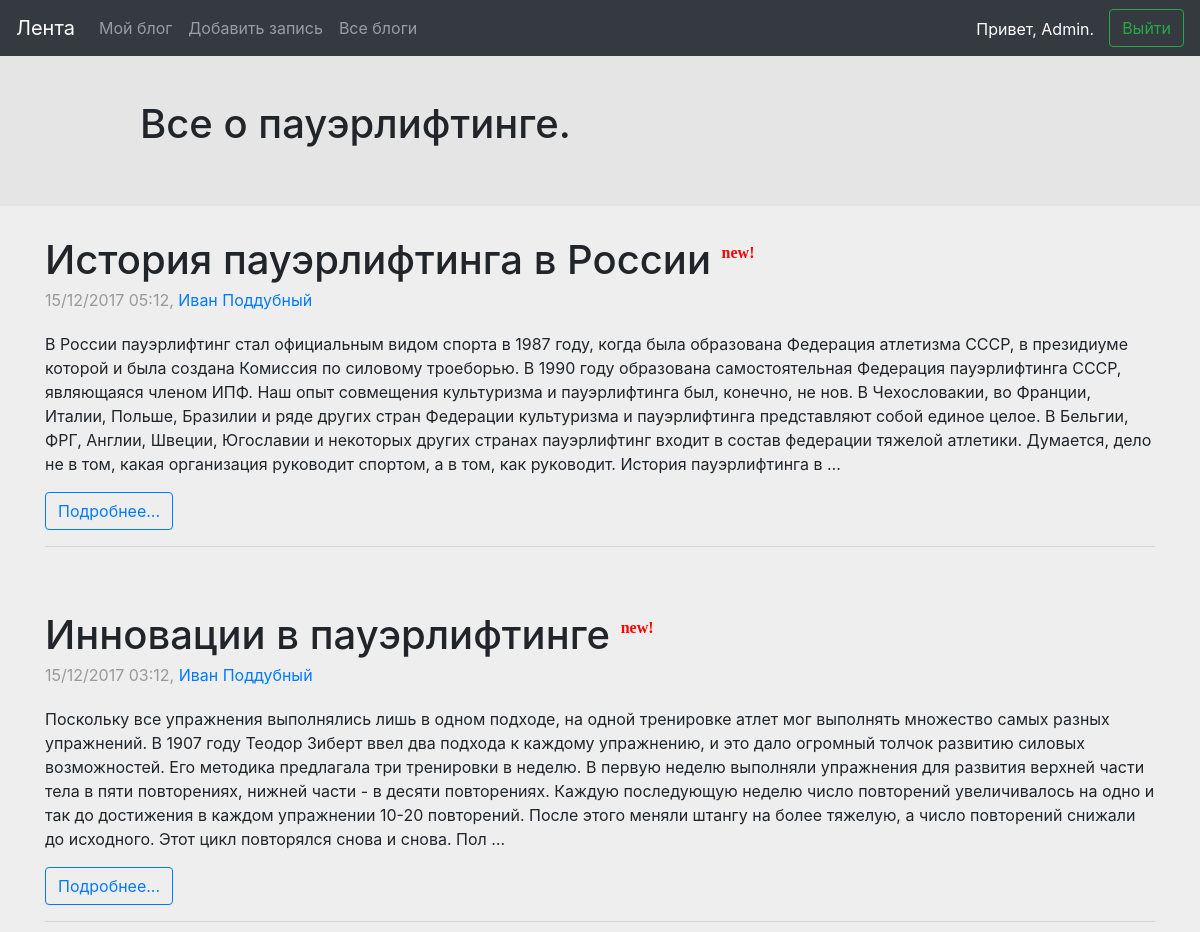
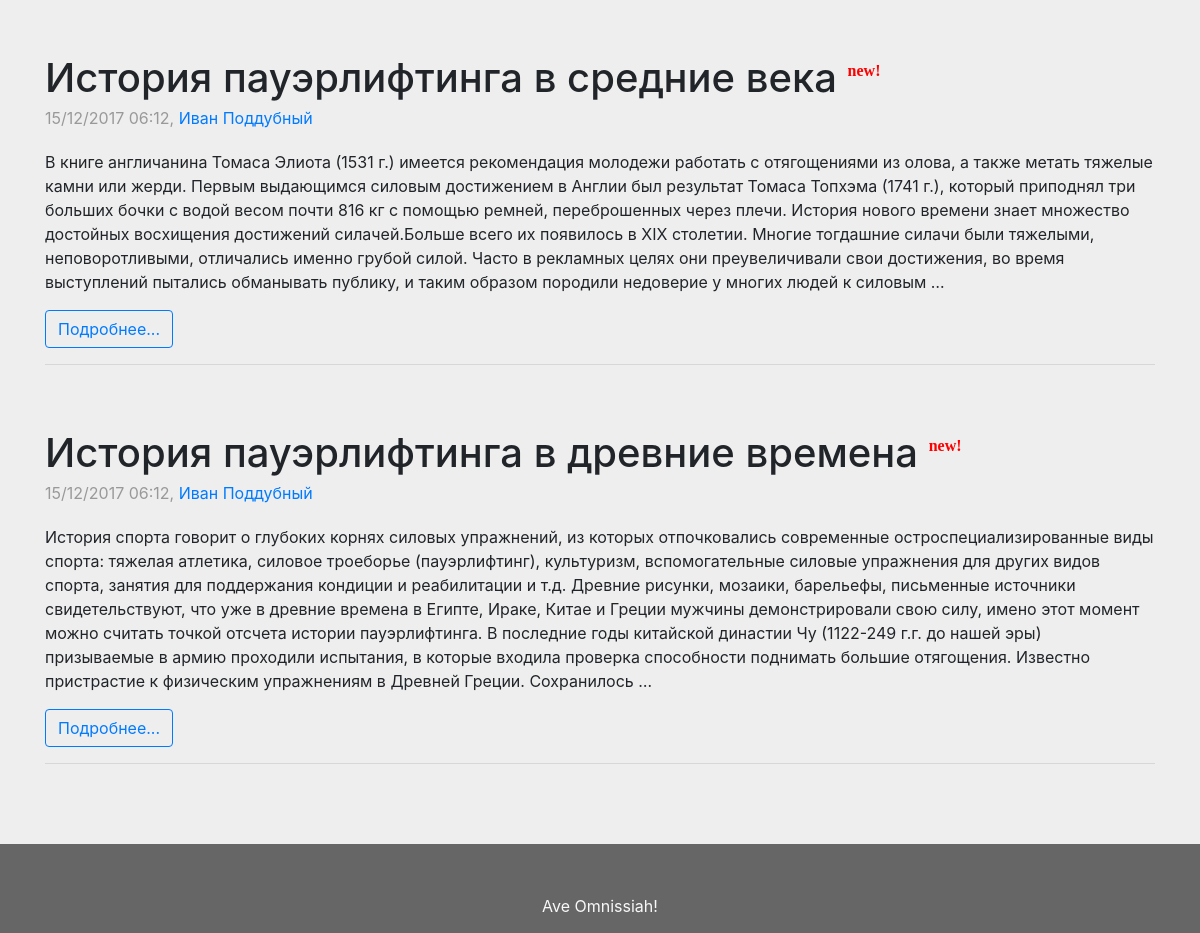
/2/ (signed in), run on the app's committed database (2 pictures, top to bottom).
### users/models.py (models this page shows, shortened)
class Users(models.Model):
    user = models.OneToOneField(User, null=True)
    blog_name = models.CharField(max_length=200, blank=True, verbose_name='Название блога')
    subscribes = models.ManyToManyField('Users', related_name='subscribers', verbose_name='Подписки', blank=True)
    viewed_records = models.ManyToManyField(Record, related_name='viewers', verbose_name='Просмотренные', blank=True)
    @property
    def get_viewed_ids(self):
        ids =self.viewed_records.all().values_list('id', flat=True)
        return list(ids)

### blogs/models.py (models this page shows, shortened)
class Record(models.Model):
    creator = models.ForeignKey('users.Users', related_name='records', verbose_name='Автор')
    title = models.CharField(max_length=200, blank=True, verbose_name='Название')
    body = models.TextField(verbose_name='Текст')
    created = models.DateTimeField(auto_now_add=True)
    class Meta:
        ordering = ('-created',)

### blogs/views.py (the view, shortened to what this page needs)
# urls.py: url(r'^(?P<pk>[0-9]+)/$', RecordListView.as_view(), name='records'),
class RecordListView(ListView):
    model = Record
    context_object_name = 'records'
    def get_queryset(self):
        pk_list = [self.kwargs.get('pk', None)]
        queryset = Record.objects.filter(creator_id__in=list(pk_list))
        return queryset
    def get_context_data(self, **kwargs):
        context = super(RecordListView, self).get_context_data(**kwargs)
        try:
            context['title'] = Users.objects.get(id=self.kwargs['pk']).blog_name
        except KeyError:
            context['title'] = 'Лента новостей'
        return context

### templates/blogs/record_list.html (shortened to what this page needs)
{% extends 'main.html' %}
{% block title %}
    <h1>{{ title }}</h1>
{% endblock %}
{% block content %}
    <div class="row">
        <div class="col-12">
            {% for record in records %}
                <div class="blog-post">
                    <h2 class="blog-post-title">
                        {{ record.title }}
                        {% if record.creator in request.user.users.subscribes.all and record.id not in request.user.users.get_viewed_ids %}
                            <sup class="new">new!</sup>
                        {% endif %}
                    </h2>
                    <p class="blog-post-meta">
                        {{ record.created|date:"d/m/Y h:m" }},
                        <a href="{% url 'blogs:records' record.creator.id %}">{{ record.creator.user.get_full_name }}</a>
                    </p>
                     <p>{{ record.body|truncatewords:100|safe }}</p>
                    <p class="btn btn-outline-primary"><a href="{% url 'blogs:record' record.id %}">Подробнее...</a></p>
                </div>
            {% endfor %}
        </div>
    </div>
{% endblock %}

### templates/main.html (shortened to what this page needs)
{% load static %}
<!DOCTYPE html>
<html lang="en">
<head>
    <link rel="stylesheet" href="{% static 'bootstrap/css/bootstrap.css'%}">
    <link rel="stylesheet" href="{% static 'styles.css'%}">
</head>
<body>
<nav class="navbar navbar-expand-md navbar-dark bg-dark fixed-top">
      {% if request.user.id %}
          <a class="navbar-brand" href="{% url 'blogs:records' %}">Лента</a>
      {% endif %}
      <div class="collapse navbar-collapse" id="navbarsExampleDefault">
        <ul class="navbar-nav mr-auto">
          {% if request.user.id %}
              <li class="nav-item">
                <a class="nav-link" href="{% url 'blogs:records' request.user.id %}">Мой блог</a>
              </li>
              <li class="nav-item">
                <a class="nav-link" href="{% url 'blogs:add_record' %}">Добавить запись</a>
              </li>
          {% endif %}
          <li class="nav-item">
            <a class="nav-link" href="{% url 'users:blogs' %}">Все блоги</a>
          </li>
        </ul>
        {% if request.user.id %}
            <div class="row">
                <div class="greeting">
                    Привет, {{ request.user.first_name }}.
                </div>
                <div class="col">
                    <a href="{% url 'logout' %}" class="btn btn-outline-success my-2 my-sm-0">Выйти</a>
                </div>
            </div>
        {% else %}
          <div class="row col-1">
              <a href="{% url 'login' %}" class="btn btn-outline-success my-2 my-sm-0">Войти</a>
            </div>
        {% endif %}
      </div>
    </nav>
<div class = "header">
    <div class="container">
        <div class="row">
            <div class="col-10" style="margin: 30px auto">
                {% block title %}
                {% endblock %}
            </div>
        </div>
    </div>
</div>
<div class="container">
    {% block content %}
    {% endblock %}
</div>
<footer>
    <div class="container">
        <div class="row justify-content-center">
            <div class="row" style="margin-top: 50px; color: #f8f8f8">
                Ave Omnissiah!
            </div>
        </div>
    </div>
</footer>
</body>
</html>

### static/styles.css (style rules this page uses)
html { position: relative; min-height: 100%; }
body { background-color: #eee; margin-bottom: 105px; }
.greeting { color: #fff; padding-top: 0.5rem; text-align: center; }
.header { padding:70px 0 20px; background-color: #e5e5e5; margin-bottom: 30px }
footer { position: absolute; bottom: 0; width: 100%; background-color: #666; padding-bottom: 15px; margin-top: 50px; }
.blog-post { margin-bottom: 4rem; border-bottom: 1px solid #868e9640; }
.blog-post-title { margin-bottom: .25rem; font-size: 2.5rem; }
.blog-post-meta { margin-bottom: 1.25rem; color: #999; }
sup.new { color: red; font-size: 12pt; font-family: Cursive; font-weight: 600; top: -1em; }
.btn a { text-decoration: None !important; }

### data on the page
Users: blog_name "Все о пауэрлифтинге."
Record: title "История пауэрлифтинга в России", shows "new!", created "15/12/2017 05:12", creator.user.get_full_name "Иван Поддубный", body "В России пауэрлифтинг стал официальным видом спорта в 1987 году, когда была образована Федерация атлетизма СССР, в президиуме которой и была создана Комиссия по силовому троеборью. В 1990 году образована самостоятельная Федерация пауэрлифтинга СССР, являющаяся членом ИПФ. Наш опыт совмещения культуризма и пауэрлифтинга был, конечно, не нов. В Чехословакии, во Франции, Италии, Польше, Бразилии и ряде других стран Федерации культуризма и пауэрлифтинга представляют собой единое целое. В Бельгии, ФРГ, Англии, Швеции, Югославии и некоторых других странах пауэрлифтинг входит в состав федерации тяжелой атлетики. Думается, дело не в том, какая организация руководит спортом, а в том, как руководит.…"
Record: title "Инновации в пауэрлифтинге", shows "new!", created "15/12/2017 03:12", creator.user.get_full_name "Иван Поддубный", body "Поскольку все упражнения выполнялись лишь в одном подходе, на одной тренировке атлет мог выполнять множество самых разных упражнений. В 1907 году Теодор Зиберт ввел два подхода к каждому упражнению, и это дало огромный толчок развитию силовых возможностей. Его методика предлагала три тренировки в неделю. В первую неделю выполняли упражнения для развития верхней части тела в пяти повторениях, нижней части - в десяти повторениях. Каждую последующую неделю число повторений увеличивалось на одно и так до достижения в каждом упражнении 10-20 повторений. После этого меняли штангу на более тяжелую, а число повторений снижали до исходного. Этот цикл повторялся снова и снова. Пол …"
Record: title "История пауэрлифтинга в средние века", shows "new!", created "15/12/2017 06:12", creator.user.get_full_name "Иван Поддубный", body "В книге англичанина Томаса Элиота (1531 г.) имеется рекомендация молодежи работать с отягощениями из олова, а также метать тяжелые камни или жерди. Первым выдающимся силовым достижением в Англии был результат Томаса Топхэма (1741 г.), который приподнял три больших бочки с водой весом почти 816 кг с помощью ремней, переброшенных через плечи. История нового времени знает множество достойных восхищения достижений силачей.Больше всего их появилось в XIX столетии. Многие тогдашние силачи были тяжелыми, неповоротливыми, отличались именно грубой силой. Часто в рекламных целях они преувеличивали свои достижения, во время выступлений пытались обманывать публику, и таким образом породили недоверие у…"
Record: title "История пауэрлифтинга в древние времена", shows "new!", created "15/12/2017 06:12", creator.user.get_full_name "Иван Поддубный", body "История спорта говорит о глубоких корнях силовых упражнений, из которых отпочковались современные остроспециализированные виды спорта: тяжелая атлетика, силовое троеборье (пауэрлифтинг), культуризм, вспомогательные силовые упражнения для других видов спорта, занятия для поддержания кондиции и реабилитации и т.д. Древние рисунки, мозаики, барельефы, письменные источники свидетельствуют, что уже в древние времена в Египте, Ираке, Китае и Греции мужчины демонстрировали свою силу, имено этот момент можно считать точкой отсчета истории пауэрлифтинга. В последние годы китайской династии Чу (1122-249 г.г. до нашей эры) призываемые в армию проходили испытания, в которые входила проверка способности…"

### other printed values
{{ request.user.first_name }} "Admin"
